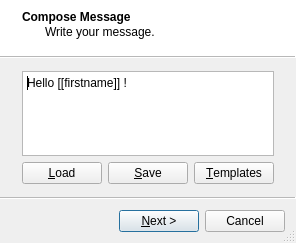
<?xml version="1.0" encoding="UTF-8"?>
<ui version="4.0">
 <class>MainWizard</class>
 <widget class="QWizard" name="MainWizard">
  <property name="geometry">
   <rect>
    <x>0</x>
    <y>0</y>
    <width>273</width>
    <height>243</height>
   </rect>
  </property>
  <property name="sizePolicy">
   <sizepolicy hsizetype="MinimumExpanding" vsizetype="MinimumExpanding">
    <horstretch>0</horstretch>
    <verstretch>0</verstretch>
   </sizepolicy>
  </property>
  <property name="windowTitle">
   <string>MessageMerge</string>
  </property>
  <property name="sizeGripEnabled">
   <bool>true</bool>
  </property>
  <property name="wizardStyle">
   <enum>QWizard::AeroStyle</enum>
  </property>
  <property name="options">
   <set>QWizard::HelpButtonOnRight|QWizard::NoBackButtonOnLastPage|QWizard::NoBackButtonOnStartPage</set>
  </property>
  <widget class="QWizardPage" name="startPage">
   <property name="title">
    <string>Compose Message</string>
   </property>
   <property name="subTitle">
    <string>Write your message.</string>
   </property>
   <attribute name="pageId">
    <string notr="true"/>
   </attribute>
   <layout class="QGridLayout" name="gridLayout">
    <item row="0" column="0" colspan="3">
     <widget class="QPlainTextEdit" name="templateEdit">
      <property name="plainText">
       <string>Hello [[firstname]] !</string>
      </property>
     </widget>
    </item>
    <item row="1" column="0">
     <widget class="QPushButton" name="loadTemplateBtn">
      <property name="sizePolicy">
       <sizepolicy hsizetype="Minimum" vsizetype="Preferred">
        <horstretch>0</horstretch>
        <verstretch>0</verstretch>
       </sizepolicy>
      </property>
      <property name="text">
       <string>&amp;Load</string>
      </property>
     </widget>
    </item>
    <item row="1" column="1">
     <widget class="QPushButton" name="saveAsTemplateBtn">
      <property name="sizePolicy">
       <sizepolicy hsizetype="Minimum" vsizetype="Preferred">
        <horstretch>0</horstretch>
        <verstretch>0</verstretch>
       </sizepolicy>
      </property>
      <property name="text">
       <string>&amp;Save</string>
      </property>
     </widget>
    </item>
    <item row="1" column="2">
     <widget class="QPushButton" name="editTemplatesBtn">
      <property name="sizePolicy">
       <sizepolicy hsizetype="Minimum" vsizetype="Preferred">
        <horstretch>0</horstretch>
        <verstretch>0</verstretch>
       </sizepolicy>
      </property>
      <property name="text">
       <string>&amp;Templates</string>
      </property>
     </widget>
    </item>
   </layout>
  </widget>
  <widget class="QWizardPage" name="contactsPage">
   <property name="title">
    <string>Choose Recipients</string>
   </property>
   <property name="subTitle">
    <string>Select contacts to receive the message.</string>
   </property>
   <layout class="QVBoxLayout" name="verticalLayout_3">
    <item>
     <widget class="QListWidget" name="contactList">
      <property name="sizePolicy">
       <sizepolicy hsizetype="Expanding" vsizetype="Preferred">
        <horstretch>0</horstretch>
        <verstretch>0</verstretch>
       </sizepolicy>
      </property>
      <property name="selectionMode">
       <enum>QAbstractItemView::MultiSelection</enum>
      </property>
     </widget>
    </item>
   </layout>
  </widget>
  <widget class="QWizardPage" name="previewPage">
   <property name="title">
    <string>Preview Messages</string>
   </property>
   <property name="subTitle">
    <string>See how it looks.</string>
   </property>
   <attribute name="pageId">
    <string notr="true"/>
   </attribute>
   <layout class="QGridLayout" name="gridLayout_2">
    <item row="0" column="0">
     <widget class="QLabel" name="label_3">
      <property name="sizePolicy">
       <sizepolicy hsizetype="Fixed" vsizetype="Preferred">
        <horstretch>0</horstretch>
        <verstretch>0</verstretch>
       </sizepolicy>
      </property>
      <property name="text">
       <string>Show for:</string>
      </property>
     </widget>
    </item>
    <item row="0" column="1">
     <widget class="QComboBox" name="previewContactCombo"/>
    </item>
    <item row="1" column="0" colspan="2">
     <widget class="QPlainTextEdit" name="messagePreviewEdit">
      <property name="readOnly">
       <bool>true</bool>
      </property>
     </widget>
    </item>
   </layout>
  </widget>
  <widget class="QWizardPage" name="generatePage">
   <property name="title">
    <string>Generate</string>
   </property>
   <property name="subTitle">
    <string>What to do with the messages.</string>
   </property>
   <attribute name="pageId">
    <string notr="true"/>
   </attribute>
   <layout class="QGridLayout" name="gridLayout_3">
    <item row="0" column="0">
     <widget class="QRadioButton" name="saveFilesRadio">
      <property name="text">
       <string>Save as files to folder:</string>
      </property>
      <property name="checked">
       <bool>true</bool>
      </property>
     </widget>
    </item>
    <item row="1" column="0">
     <widget class="QLineEdit" name="folderEdit">
      <property name="text">
       <string>C:\MessageMerge</string>
      </property>
     </widget>
    </item>
    <item row="2" column="0">
     <widget class="QRadioButton" name="sendTextRadio">
      <property name="enabled">
       <bool>false</bool>
      </property>
      <property name="text">
       <string>Send Text Messages</string>
      </property>
     </widget>
    </item>
    <item row="4" column="0">
     <spacer name="verticalSpacer">
      <property name="orientation">
       <enum>Qt::Vertical</enum>
      </property>
      <property name="sizeHint" stdset="0">
       <size>
        <width>234</width>
        <height>126</height>
       </size>
      </property>
     </spacer>
    </item>
    <item row="3" column="0">
     <widget class="QRadioButton" name="draftTextRadio">
      <property name="enabled">
       <bool>false</bool>
      </property>
      <property name="text">
       <string>Save as Draft Text Messages</string>
      </property>
     </widget>
    </item>
   </layout>
  </widget>
  <widget class="QWizardPage" name="processingPage">
   <property name="title">
    <string>Processing</string>
   </property>
   <property name="subTitle">
    <string>Please wait...</string>
   </property>
   <layout class="QVBoxLayout" name="verticalLayout">
    <item>
     <widget class="QLabel" name="processingLabel1">
      <property name="sizePolicy">
       <sizepolicy hsizetype="Preferred" vsizetype="Minimum">
        <horstretch>0</horstretch>
        <verstretch>0</verstretch>
       </sizepolicy>
      </property>
      <property name="text">
       <string>In your case you would have to set up the connection manually, but you shouldn't use the &quot;on_&quot; prefix for the slot's name because connectSlotsByName is also called at the end of setupUi which would again throw the warning that there is no matching signal for the slot.</string>
      </property>
      <property name="textFormat">
       <enum>Qt::PlainText</enum>
      </property>
      <property name="wordWrap">
       <bool>true</bool>
      </property>
     </widget>
    </item>
    <item>
     <widget class="QProgressBar" name="progressBar">
      <property name="maximum">
       <number>100</number>
      </property>
      <property name="value">
       <number>78</number>
      </property>
     </widget>
    </item>
    <item>
     <widget class="QLabel" name="processingLabel2">
      <property name="sizePolicy">
       <sizepolicy hsizetype="Preferred" vsizetype="Minimum">
        <horstretch>0</horstretch>
        <verstretch>0</verstretch>
       </sizepolicy>
      </property>
      <property name="text">
       <string>TextLabel</string>
      </property>
      <property name="textFormat">
       <enum>Qt::PlainText</enum>
      </property>
      <property name="wordWrap">
       <bool>true</bool>
      </property>
     </widget>
    </item>
   </layout>
  </widget>
  <widget class="QWizardPage" name="finishPage">
   <property name="title">
    <string>Finished.</string>
   </property>
   <property name="subTitle">
    <string>Processing has completed.</string>
   </property>
   <layout class="QVBoxLayout" name="verticalLayout_2">
    <item>
     <widget class="QLabel" name="finishLabel">
      <property name="text">
       <string>MessageMerge has finished processing.</string>
      </property>
      <property name="textFormat">
       <enum>Qt::PlainText</enum>
      </property>
      <property name="wordWrap">
       <bool>true</bool>
      </property>
     </widget>
    </item>
   </layout>
  </widget>
 </widget>
 <resources/>
 <connections>
  <connection>
   <sender>previewContactCombo</sender>
   <signal>currentIndexChanged(int)</signal>
   <receiver>MainWizard</receiver>
   <slot>refreshMessagePreview()</slot>
   <hints>
    <hint type="sourcelabel">
     <x>96</x>
     <y>50</y>
    </hint>
    <hint type="destinationlabel">
     <x>246</x>
     <y>17</y>
    </hint>
   </hints>
  </connection>
 </connections>
 <slots>
  <slot>refreshMessagePreview()</slot>
 </slots>
</ui>
